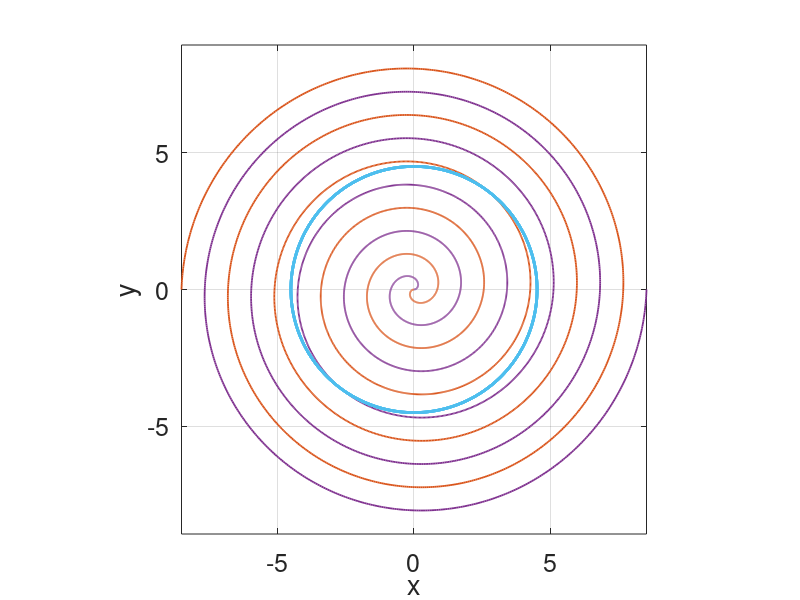

This figure's MATLAB source: (Note: this script raises an error after producing the figure.)
clc; close all;
warning off;

% 设置常量
pitch = 1.7; % 螺距
k = pitch / (2 * pi); % 螺线方程的系数 r=k theta
L1 = 341e-2;
D1 = L1 - 27.5e-2 * 2; % 龙头把手两个孔之间的距离
L2 = 220e-2;
D2 = L2 - 27.5e-2 * 2; % 其他凳子把手两个孔之间的距离
v0 = 1; % 头节点速度

%% 盘出螺线与盘入螺线中心对称：
% 先画出部分螺线
theta = 5 * 2 * pi:-0.01:0 * pi;
r = k * theta;
x = r .* cos(theta);
y = r .* sin(theta);

figure(1)
set(gcf, 'Position', [200 200 600 600]);
c1 = [0.4940 0.1840 0.5560]; % 深紫色
plot(x, y, '-', 'Color', c1, 'LineWidth', 1.3)
axis equal
grid on
xlabel('x')
ylabel('y')
set(gca, 'FontSize', 18) % 改变坐标轴字体大小好看一点
hold on

% 旋转180°
theta = theta - pi;
r2 = k * (theta + pi);
x2 = r2 .* cos(theta);
y2 = r2 .* sin(theta);
c2 = [0.8500 0.3250 0.0980]; % 橙色
plot(x2, y2, 'm', 'Color', c2, 'LineWidth', 1.3)

% 绘制掉头区域
turnRadius = 4.5; % 掉头区域半径
x_turn = turnRadius * cos(theta);
y_turn = turnRadius * sin(theta);
c3 = [0.3010 0.7450 0.9330]; % 蓝色
plot(x_turn, y_turn, 'Color', c3, 'LineWidth', 2)

%% 几何信息计算
theta_in = turnRadius / k;
theta_out = turnRadius / k - pi; % 出螺线是：r=k(theta+pi)=R,所以theta_out=R/k-pi
slope = (k * sin(theta_in) + turnRadius * cos(theta_in)) / (k * cos(theta_in) - turnRadius * sin(theta_in)); % 入射点和出射点处的斜率是一样的（因为中心对称！）
theta_max_1 = atan(-1 / slope) + pi; % 切点到圆C1中心连线的角度（大于pi）
theta_isosceles = atan(tan(theta_in)) + pi - theta_max_1; % 这是两个等腰三角形的底角
rC1_C2 = turnRadius / cos(theta_isosceles); % 几何关系，得到r1+r2的值
rC2 = rC1_C2 / 3;
rC1 = rC2 * 2; % C1半径是C2的2倍;
phi = 2 * theta_isosceles; % C1圆周到半圆的亏损(当然也是C2的亏损)
SC1 = rC1 * (pi - phi);
SC2 = rC2 * (pi - phi); % 两段圆弧的弧长，都是定值！
theta_min_1 = theta_max_1 - SC1 / rC1; % 圆弧C1最右边界对应的角度
theta_min_2 = theta_min_1 - pi; % 圆弧C2最左边边界对应的角度(指向左下角)
theta_max_2 = theta_min_2 + SC2 / rC2; % 圆弧C2最上端边界半径所指的角度值

% 圆心坐标计算
[xC1, yC1] = calculateCircleCenter(turnRadius, theta_in, rC1, theta_max_1);
[xC2, yC2] = calculateCircleCenter(turnRadius, theta_out, rC2, theta_max_2);

% 绘制圆弧
c4 = [0.9290 0.6940 0.1250]; % 黄色
plotArc(xC1, yC1, rC1, theta_min_1, theta_max_1, c4);
c5 = [0.4660 0.6740 0.1880]; % 绿色
plotArc(xC2, yC2, rC2, theta_min_2, theta_max_2, c5);

%% 头节点位置求解
mydtheta = @(t, theta) 1 ./ (k * sqrt(1 + theta .^ 2));
theta0 = theta_in; % 初始在入射点
dt = 0.1; % 时间步长
tspan = 0:dt:100; % 求解时间点
[tt, theta] = ode45(mydtheta, tspan, theta0); % 龙格库塔法求解
X1 = k * theta .* cos(theta);
Y1 = k * theta .* sin(theta);

tt_in = tt(end:-1:1);
XX = zeros(224, 200 / dt + 1); % 每一行记录一个把手的位置关于时间的变化数据
YY = zeros(224, 200 / dt + 1); % 每一行记录一个把手的位置关于时间的变化数据
TH = zeros(224, 200 / dt + 1);
XX(1, 1:length(X1)) = X1(end:-1:1);
YY(1, 1:length(Y1)) = Y1(end:-1:1);
TH(1, 1:length(theta)) = theta(end:-1:1);

% 圆弧C1上头节点的位置信息
tt_c1 = dt:dt:SC1;
theta_C1 = -tt_c1 / rC1 + theta_max_1;
TH(1, length(theta) + (1:length(tt_c1))) = theta_C1;
XX(1, length(X1) + (1:length(tt_c1))) = rC1 * cos(theta_C1) + xC1;
YY(1, length(Y1) + (1:length(tt_c1))) = rC1 * sin(theta_C1) + yC1;

% 圆弧C2
tt_c2 = tt_c1(end) + dt:dt:SC1 + SC2;
theta_C2 = (tt_c2 - SC1) / rC2 + theta_min_1 - pi;
TH(1, length(theta) + length(theta_C1) + (1:length(tt_c2))) = theta_C2;
XX(1, length(X1) + length(theta_C1) + (1:length(tt_c2))) = rC2 * cos(theta_C2) + xC2;
YY(1, length(Y1) + length(theta_C1) + (1:length(tt_c2))) = rC2 * sin(theta_C2) + yC2;

% 盘出螺线上头节点的位置求解
mydtheta = @(t, theta) 1 ./ (k * sqrt(1 + (theta + pi) .^ 2));
theta0 = theta_out;
tspan = tt_c2(end) + dt:dt:100; % 求解时间点
[tt, theta2] = ode45(mydtheta, tspan, theta0);
X2 = k * (theta2 + pi) .* cos(theta2);
Y2 = k * (theta2 + pi) .* sin(theta2);
TH(1, length(theta) + length(theta_C1) + length(tt_c2) + 1:end) = theta2;
XX(1, length(theta) + length(theta_C1) + length(tt_c2) + 1:end) = X2;
YY(1, length(theta) + length(theta_C1) + length(tt_c2) + 1:end) = Y2;

% 可视化轨迹
figure(3)
set(gcf, 'Position', [300 300 600 600])
clf

for i = 1:3:length(TH(1, :))
    title({['t=', num2str((i - 1) * dt)], '头部把手中心的轨迹(-100到100s)'})
    plot(XX(1, i), YY(1, i), 'Marker', 'o', 'MarkerSize', 3, 'MarkerFaceColor', 'b')
    hold on
    axis equal
    axis([-10 10 -10 10])
    grid on
    drawnow
end

% 计算所有把手位置
hwait = waitbar(0, '计算开始...');
N = 223; % 龙头+龙身+龙尾总的个数
t_total = -100:dt:100;
for j = 1:length(t_total)
    if t_total(j) <= 0 % 头节点将始终位于盘入螺线
        for i = 2:N + 1
            d = D1 * (i <= 2) + D2 * (i > 2);
            thetaij = solve_theta1(pitch, XX(i - 1, j), YY(i - 1, j), TH(i - 1, j), d);
            TH(i, j) = thetaij;
            XX(i, j) = k * thetaij * cos(thetaij);
            YY(i, j) = k * thetaij * sin(thetaij);
        end
    elseif t_total(j) > 0 && t_total(j) <= SC1 % 头节点始终位于圆弧C1段
        flag = 2;
        for i = 2:N + 1
            d = D1 * (i <= 2) + D2 * (i > 2);
            [xi, yi, thetai, flag] = solve_point_2_1(pitch, XX(i - 1, j), YY(i - 1, j), TH(i - 1, j), d, rC1, xC1, yC1, theta_max_1);
            TH(i, j) = thetai;
            XX(i, j) = xi;
            YY(i, j) = yi;
        end
    elseif t_total(j) > SC1 && t_total(j) <= SC1 + SC2 % 头节点始终位于圆弧C2段
        flag = 3;
        for i = 2:N + 1
            d = D1 * (i <= 2) + D2 * (i > 2);
            [xi, yi, thetai, flag] = solve_point_3_2(XX(i - 1, j), YY(i - 1, j), TH(i - 1, j), d, rC1, xC1, yC1, rC2, xC2, yC2, theta_min_2);
            TH(i, j) = thetai;
            XX(i, j) = xi;
            YY(i, j) = yi;
        end
    else % 最后一段，头节点位于盘出螺线
        flag = 4;
        for i = 2:N + 1
            d = D1 * (i <= 2) + D2 * (i > 2);
            [xi, yi, thetai, flag] = solve_point_4_3(pitch, XX(i - 1, j), YY(i - 1, j), TH(i - 1, j), d, rC2, xC2, yC2, theta_max_2);
            TH(i, j) = thetai;
            XX(i, j) = xi;
            YY(i, j) = yi;
        end
    end
    waitbar(j / length(t_total), hwait, '已经完成...')
end

% 可视化调头过程
figure(100)
clf;
set(gcf, 'Position', [200 200 600 600])
for j = 1:size(XX, 2)
    plot(XX(:, j), YY(:, j), 'k-', 'LineWidth', 1.2, 'Marker', 'o', 'MarkerSize', 6, 'MarkerFaceColor', 'b')
    title({['t=', num2str(dt * (j - 1) - 100)], '盘入-掉头-盘出的轨迹'})
    axis equal
    grid on
    xlabel('x')
    ylabel('y')
    axis([-15 15 -15 15])
    drawnow
end

%% 生成行名
rowNames = {'龙头x (m)', '龙头y (m)'};
for i = 1:221
    rowNames{end+1} = sprintf('第%d节龙身x (m)', i);
    rowNames{end+1} = sprintf('第%d节龙身y (m)', i);
end
rowNames{end+1} = '龙尾x (m)';
rowNames{end+1} = '龙尾y (m)';
rowNames{end+1} = '龙尾（后）x (m)';
rowNames{end+1} = '龙尾（后）y (m)';

%% 生成列名
colNames = cell(1, 201);
for i = -100:100
    colNames{i+101} = sprintf('%ds', i);
end

%% 输出到Excel文件
outputData = [XX(:, 1:10:end); YY(:, 1:10:end)]; % 每秒取一个数据点
outputData = outputData'; % 转置以便于写入Excel

% 创建表并写入Excel
T = array2table(outputData, 'VariableNames', rowNames, 'RowNames', colNames);
writetable(T, 'result4.xlsx', 'WriteRowNames', true);

%% 定义子函数：用来求解盘入螺线上任意一个孔所在点坐标知道的情况下，如何求下一个孔所在位置
function theta=solve_theta1(luoju,x1,y1,theta1,d) % 知道等距盘入螺线上任意一点x1,y1,求在这同一条螺线上且与(x1,y1)这点相距为d的点的角度,要求这个角度一定要大于(x1,y1)这点的角度theta1
k=luoju/2/pi;
fun=@(theta)(k*theta.*cos(theta)-x1).^2+(k*theta.*sin(theta)-y1).^2-d^2;% 利用距离约束
q=0.01;
options = optimoptions('fsolve','Display','off'); % 不提示结果
theta=fsolve(fun,theta1+q,options); % 以前一个孔对应的角度值为基准进行非线性方程求零点，为什么加0.01？很简单，不想找比它还小的角度
while theta<=theta1 || abs(k*theta-k*theta1)>luoju/2 % 如果求解得到的角度比前面的孔对应的角度还小，或者新求出的孔与前一个孔不在一条螺线（在其他螺线）
    q=q+0.1;
    theta=fsolve(fun,theta+q,options); % 重新求一个角度
end % 直到满足：这个点与前面孔在一条螺线，且这个点角度比前面孔的角度大! %%%%%%%%%%%%%%
end
%% 定义子函数：用来求解盘出螺线上任意一个孔所在点坐标知道的情况下，如何求下一个孔所在位置
function theta=solve_theta2(luoju,x1,y1,theta1,d) % 知道等距盘入螺线上任意一点x1,y1,求在这同一条螺线上且与(x1,y1)这点相距为d的点的角度,要求这个角度一定要大于(x1,y1)这点的角度theta1
k=luoju/2/pi;
fun=@(theta)(k*(theta+pi).*cos(theta)-x1).^2+(k*(theta+pi).*sin(theta)-y1).^2-d^2;% 利用距离约束,注意此时关系式是盘出螺线r=k(theta+pi)
q=-0.1;
options = optimoptions('fsolve','Display','off'); % 不提示结果 %%%%%%
theta=fsolve(fun,theta1+q,options); % 以前一个孔对应的角度值为基准进行非线性方程求零点，为什么加-0.01？很简单，不想找比它还大的角度(盘出螺线的前面的点角度大,后面的点角度小
while theta>=theta1 || abs(k*theta-k*theta1)>luoju/2 % 如果求解得到的角度比前面的孔对应的角度还大，或者新求出的孔与前一个孔不在一条螺线（在其他螺线）
    q=q-0.1;
    theta=fsolve(fun,theta+q,options); % 重新求一个角度
end % 直到满足：这个点与前面孔在一条螺线，且这个点角度比前面孔的角度大!
end


function [x,y,theta,flag]=solve_point_2_1(luoju,x1,y1,theta1,d,rC1,x_c,y_c,theta_max)
%% 这个子函数是：知道一个点在圆弧C1上，求它后面那个把手点在哪里，要考虑圆弧C1与盘入螺线过渡的区域！x_c y_c是圆弧的圆心坐标
k=luoju/2/pi;
delta_theta=2*asin(d/2/rC1);
if delta_theta<=theta_max-theta1 % 这说明“铺”一块长度d的板后，后面把手点依然在圆弧C1上
    flag=2; % 此时，我们规定flag=2，表示下一个解还是在圆弧C1区域
    theta=theta1+delta_theta;
    x=x_c+rC1*cos(theta);
    y=y_c+rC1*sin(theta); % 写出这个把手点的坐标
else
    theta=solve_theta1(luoju,x1,y1,4.5/k,d); % 如果后面这个把手点不在圆弧C1上，那就只能在盘入螺线上！
    flag=1; % % 此时，我们规定flag=1，表示下一个解跑到盘入螺线上去了
    x=k*theta*cos(theta);
    y=k*theta*sin(theta); % 写下这个把手点坐标
end
end

function [x,y,theta,flag]=solve_point_3_2(x1,y1,theta1,d,rC1,x_c1,y_c1,rC2,x_c2,y_c2,theta_min)
%% 这个子函数是：知道一个点在圆弧C2上，求它后面那个把手点在哪里，要考虑圆弧C2与圆弧C1过渡的区域！
delta_theta=2*asin(d/2/rC2);
if delta_theta<=theta1-theta_min % 这说明“铺”一块长度d的板后，后面把手点依然在圆弧C2上
    flag=3; % 此时，我们规定flag=3，表示下一个解还是在圆弧C2区域
    theta=theta1-delta_theta;
    x=x_c2+rC2*cos(theta);
    y=y_c2+rC2*sin(theta); % 写出这个把手点的坐标
else
    di=sqrt((x1-x_c1)^2+(y1-y_c1)^2); % 已知把手点到圆弧C1圆心之距离
    delta_theta=acos((di^2+rC1^2-d^2)/2/di/rC1); % 余弦定理解三角形
    theta_C1_di=atan((y1-y_c1)/(x1-x_c1)); % 这是已知手把点与C1圆心的夹角
    theta=theta_C1_di+delta_theta; % 求出下一个把手点，从C2过度到了C1圆弧!
    flag=2; % % 此时，我们规定flag=2，表示下一个解跑到C1圆弧上去了
    x=x_c1+rC1*cos(theta);
    y=y_c1+rC1*sin(theta); % 写出这个把手点的坐标
end
end

function [x,y,theta,flag]=solve_point_4_3(luoju,x1,y1,theta1,d,rC2,x_c,y_c,theta_max)
%% 这个子函数是：知道一个点在圆弧盘出螺线上，求它后面那个把手点在哪里，要考虑圆弧C2与盘出螺线过渡的区域！x_c y_c是圆弧的圆心坐标
k=luoju/2/pi;
theta=solve_theta2(luoju,x1,y1,theta1,d); % 先假设后面这个把手点还在盘出螺线上，求得了角度theta
if theta>=4.5/k-pi % 这说明“铺”一块长度d的板后，后面把手点依然在盘入螺线上
    flag=4; % 此时，我们规定flag=4，表示下一个解还是在盘出区域
    x=k*(theta+pi)*cos(theta);
    y=k*(theta+pi)*sin(theta); % 写出这个把手点的坐标
else
    fun=@(t)(x_c+rC2*cos(theta_max-t)-x1).^2+(y_c+rC2*sin(theta_max-t)-y1).^2-d^2;% 利用距离约束,此时跨区！上一把手点在盘出螺线，未知把手点在圆弧C2
    q=0.1;
    options = optimoptions('fsolve','Display','off'); % 不提示结果
    delta_theta=fsolve(fun,theta1+q,options); % 按理说应该只有一个唯一解！
    theta=theta_max-delta_theta; % 写出此时把手点在圆弧C2上的角度
    flag=3; % % 此时，我们规定flag=3，表示下一个解跑到圆弧上去了
    x=x_c+rC2*cos(theta);
    y=y_c+rC2*sin(theta); % 写出这个把手点的坐标
end
end